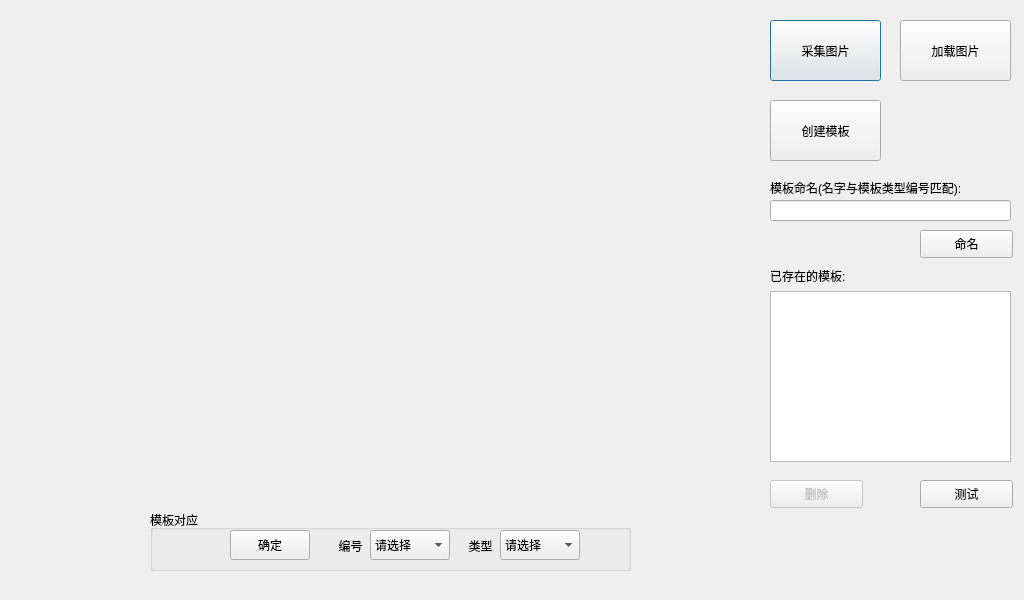
<?xml version="1.0" encoding="UTF-8"?>
<ui version="4.0">
 <class>DialogShapeModel</class>
 <widget class="QDialog" name="DialogShapeModel">
  <property name="geometry">
   <rect>
    <x>0</x>
    <y>0</y>
    <width>1024</width>
    <height>600</height>
   </rect>
  </property>
  <property name="font">
   <font>
    <pointsize>9</pointsize>
   </font>
  </property>
  <property name="windowTitle">
   <string>Dialog</string>
  </property>
  <widget class="QWidget" name="widget" native="true">
   <property name="geometry">
    <rect>
     <x>20</x>
     <y>10</y>
     <width>741</width>
     <height>481</height>
    </rect>
   </property>
  </widget>
  <widget class="QPushButton" name="pushButtonSnapOne">
   <property name="geometry">
    <rect>
     <x>770</x>
     <y>20</y>
     <width>111</width>
     <height>61</height>
    </rect>
   </property>
   <property name="text">
    <string>采集图片</string>
   </property>
  </widget>
  <widget class="QPushButton" name="pushButtonPicOne">
   <property name="geometry">
    <rect>
     <x>900</x>
     <y>20</y>
     <width>111</width>
     <height>61</height>
    </rect>
   </property>
   <property name="text">
    <string>加载图片</string>
   </property>
  </widget>
  <widget class="QPushButton" name="pushButtonCreateShapeModel">
   <property name="geometry">
    <rect>
     <x>770</x>
     <y>100</y>
     <width>111</width>
     <height>61</height>
    </rect>
   </property>
   <property name="text">
    <string>创建模板</string>
   </property>
  </widget>
  <widget class="QLabel" name="label">
   <property name="geometry">
    <rect>
     <x>770</x>
     <y>260</y>
     <width>161</width>
     <height>31</height>
    </rect>
   </property>
   <property name="text">
    <string>已存在的模板:</string>
   </property>
  </widget>
  <widget class="QListView" name="listView">
   <property name="enabled">
    <bool>true</bool>
   </property>
   <property name="geometry">
    <rect>
     <x>770</x>
     <y>291</y>
     <width>241</width>
     <height>171</height>
    </rect>
   </property>
  </widget>
  <widget class="QPushButton" name="pushButton_delete">
   <property name="enabled">
    <bool>false</bool>
   </property>
   <property name="geometry">
    <rect>
     <x>770</x>
     <y>480</y>
     <width>93</width>
     <height>28</height>
    </rect>
   </property>
   <property name="text">
    <string>删除</string>
   </property>
  </widget>
  <widget class="QPushButton" name="pushButton_2">
   <property name="geometry">
    <rect>
     <x>920</x>
     <y>480</y>
     <width>93</width>
     <height>28</height>
    </rect>
   </property>
   <property name="text">
    <string>测试</string>
   </property>
  </widget>
  <widget class="QLineEdit" name="lineEdit_name">
   <property name="geometry">
    <rect>
     <x>770</x>
     <y>200</y>
     <width>241</width>
     <height>21</height>
    </rect>
   </property>
  </widget>
  <widget class="QPushButton" name="pushButton_name">
   <property name="geometry">
    <rect>
     <x>920</x>
     <y>230</y>
     <width>93</width>
     <height>28</height>
    </rect>
   </property>
   <property name="text">
    <string>命名</string>
   </property>
  </widget>
  <widget class="QLabel" name="label_2">
   <property name="geometry">
    <rect>
     <x>770</x>
     <y>180</y>
     <width>251</width>
     <height>16</height>
    </rect>
   </property>
   <property name="text">
    <string>模板命名(名字与模板类型编号匹配):</string>
   </property>
  </widget>
  <widget class="QGroupBox" name="groupBox">
   <property name="geometry">
    <rect>
     <x>150</x>
     <y>510</y>
     <width>481</width>
     <height>61</height>
    </rect>
   </property>
   <property name="title">
    <string>模板对应</string>
   </property>
   <widget class="QLabel" name="label_3">
    <property name="geometry">
     <rect>
      <x>180</x>
      <y>20</y>
      <width>41</width>
      <height>31</height>
     </rect>
    </property>
    <property name="text">
     <string>编号</string>
    </property>
    <property name="alignment">
     <set>Qt::AlignCenter</set>
    </property>
   </widget>
   <widget class="QComboBox" name="combo_ShangStd">
    <property name="geometry">
     <rect>
      <x>220</x>
      <y>20</y>
      <width>80</width>
      <height>30</height>
     </rect>
    </property>
    <item>
     <property name="text">
      <string>请选择</string>
     </property>
    </item>
    <item>
     <property name="text">
      <string>螺丝1</string>
     </property>
    </item>
    <item>
     <property name="text">
      <string>螺丝2</string>
     </property>
    </item>
    <item>
     <property name="text">
      <string>螺丝3</string>
     </property>
    </item>
    <item>
     <property name="text">
      <string>螺丝4</string>
     </property>
    </item>
    <item>
     <property name="text">
      <string>螺丝5</string>
     </property>
    </item>
    <item>
     <property name="text">
      <string>螺丝6</string>
     </property>
    </item>
    <item>
     <property name="text">
      <string>螺丝7</string>
     </property>
    </item>
    <item>
     <property name="text">
      <string>螺丝8</string>
     </property>
    </item>
    <item>
     <property name="text">
      <string>螺丝9</string>
     </property>
    </item>
    <item>
     <property name="text">
      <string>螺丝10</string>
     </property>
    </item>
    <item>
     <property name="text">
      <string>螺丝11</string>
     </property>
    </item>
    <item>
     <property name="text">
      <string>螺丝12</string>
     </property>
    </item>
    <item>
     <property name="text">
      <string>螺丝13</string>
     </property>
    </item>
    <item>
     <property name="text">
      <string>螺丝14</string>
     </property>
    </item>
    <item>
     <property name="text">
      <string>螺丝15</string>
     </property>
    </item>
    <item>
     <property name="text">
      <string>螺丝16</string>
     </property>
    </item>
    <item>
     <property name="text">
      <string>螺丝17</string>
     </property>
    </item>
    <item>
     <property name="text">
      <string>螺丝18</string>
     </property>
    </item>
    <item>
     <property name="text">
      <string>螺丝19</string>
     </property>
    </item>
    <item>
     <property name="text">
      <string>螺丝20</string>
     </property>
    </item>
    <item>
     <property name="text">
      <string>螺丝21</string>
     </property>
    </item>
    <item>
     <property name="text">
      <string>螺丝22</string>
     </property>
    </item>
    <item>
     <property name="text">
      <string>螺丝23</string>
     </property>
    </item>
    <item>
     <property name="text">
      <string>螺丝24</string>
     </property>
    </item>
    <item>
     <property name="text">
      <string>螺丝25</string>
     </property>
    </item>
    <item>
     <property name="text">
      <string>螺丝26</string>
     </property>
    </item>
    <item>
     <property name="text">
      <string>螺丝27</string>
     </property>
    </item>
    <item>
     <property name="text">
      <string>螺丝28</string>
     </property>
    </item>
    <item>
     <property name="text">
      <string>螺丝29</string>
     </property>
    </item>
    <item>
     <property name="text">
      <string>螺丝30</string>
     </property>
    </item>
   </widget>
   <widget class="QLabel" name="label_4">
    <property name="geometry">
     <rect>
      <x>310</x>
      <y>20</y>
      <width>41</width>
      <height>31</height>
     </rect>
    </property>
    <property name="text">
     <string>类型</string>
    </property>
    <property name="alignment">
     <set>Qt::AlignCenter</set>
    </property>
   </widget>
   <widget class="QComboBox" name="combo_Type">
    <property name="geometry">
     <rect>
      <x>350</x>
      <y>20</y>
      <width>80</width>
      <height>30</height>
     </rect>
    </property>
    <item>
     <property name="text">
      <string>请选择</string>
     </property>
    </item>
    <item>
     <property name="text">
      <string>1</string>
     </property>
    </item>
    <item>
     <property name="text">
      <string>2</string>
     </property>
    </item>
    <item>
     <property name="text">
      <string>3</string>
     </property>
    </item>
    <item>
     <property name="text">
      <string>4</string>
     </property>
    </item>
   </widget>
   <widget class="QPushButton" name="pushButton_confirm">
    <property name="geometry">
     <rect>
      <x>80</x>
      <y>20</y>
      <width>80</width>
      <height>30</height>
     </rect>
    </property>
    <property name="text">
     <string>确定</string>
    </property>
   </widget>
  </widget>
 </widget>
 <resources/>
 <connections/>
</ui>
